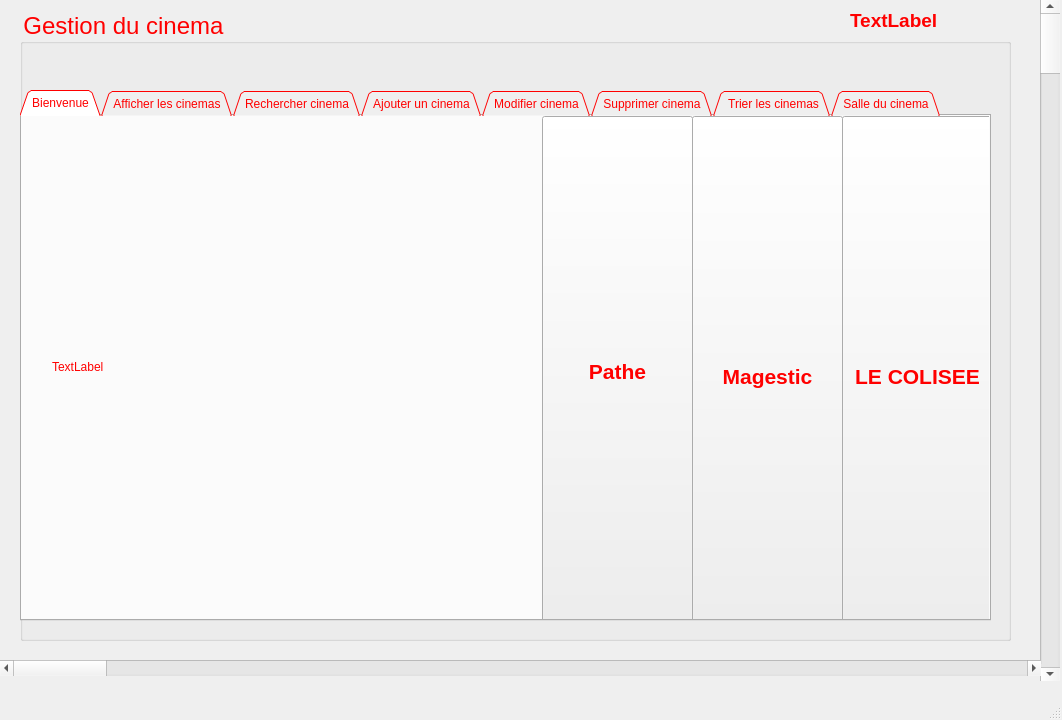
<?xml version="1.0" encoding="UTF-8"?>
<ui version="4.0">
 <class>Cinema_page</class>
 <widget class="QMainWindow" name="Cinema_page">
  <property name="geometry">
   <rect>
    <x>0</x>
    <y>0</y>
    <width>1062</width>
    <height>720</height>
   </rect>
  </property>
  <property name="windowTitle">
   <string>Watch &amp; Roll</string>
  </property>
  <property name="styleSheet">
   <string notr="true">
border-image: url(:/photo/imageload/cinema.jpg);</string>
  </property>
  <widget class="QWidget" name="centralwidget">
   <widget class="QScrollBar" name="verticalScrollBar">
    <property name="geometry">
     <rect>
      <x>1040</x>
      <y>0</y>
      <width>20</width>
      <height>681</height>
     </rect>
    </property>
    <property name="orientation">
     <enum>Qt::Vertical</enum>
    </property>
   </widget>
   <widget class="QGroupBox" name="groupBox">
    <property name="geometry">
     <rect>
      <x>20</x>
      <y>10</y>
      <width>991</width>
      <height>631</height>
     </rect>
    </property>
    <property name="font">
     <font>
      <pointsize>18</pointsize>
     </font>
    </property>
    <property name="styleSheet">
     <string notr="true">border-image: url(:/photo/imageload/cinema.jpg);

color:red
</string>
    </property>
    <property name="title">
     <string>Gestion du cinema</string>
    </property>
    <widget class="QTabWidget" name="tabWidget">
     <property name="geometry">
      <rect>
       <x>0</x>
       <y>80</y>
       <width>971</width>
       <height>531</height>
      </rect>
     </property>
     <property name="styleSheet">
      <string notr="true">border-image: url(:/photo1/imageload/7.jpg);</string>
     </property>
     <property name="tabShape">
      <enum>QTabWidget::Triangular</enum>
     </property>
     <property name="currentIndex">
      <number>0</number>
     </property>
     <property name="movable">
      <bool>true</bool>
     </property>
     <widget class="QWidget" name="Cinema">
      <attribute name="title">
       <string>Bienvenue</string>
      </attribute>
      <widget class="QLabel" name="label_15">
       <property name="geometry">
        <rect>
         <x>30</x>
         <y>50</y>
         <width>831</width>
         <height>401</height>
        </rect>
       </property>
       <property name="text">
        <string>TextLabel</string>
       </property>
      </widget>
      <widget class="QPushButton" name="COLISEE">
       <property name="geometry">
        <rect>
         <x>820</x>
         <y>0</y>
         <width>151</width>
         <height>521</height>
        </rect>
       </property>
       <property name="font">
        <font>
         <pointsize>16</pointsize>
         <weight>75</weight>
         <bold>true</bold>
        </font>
       </property>
       <property name="styleSheet">
        <string notr="true">border-image: url(:/nameofcinema/imageload/colisse.jpg);</string>
       </property>
       <property name="text">
        <string>LE COLISEE</string>
       </property>
      </widget>
      <widget class="QPushButton" name="pushButton_2">
       <property name="geometry">
        <rect>
         <x>670</x>
         <y>0</y>
         <width>151</width>
         <height>521</height>
        </rect>
       </property>
       <property name="font">
        <font>
         <pointsize>16</pointsize>
         <weight>75</weight>
         <bold>true</bold>
        </font>
       </property>
       <property name="styleSheet">
        <string notr="true">border-image: url(:/nameofcinema/imageload/magestic.jpg);</string>
       </property>
       <property name="text">
        <string>Magestic</string>
       </property>
      </widget>
      <widget class="QPushButton" name="pushButton_3">
       <property name="geometry">
        <rect>
         <x>520</x>
         <y>0</y>
         <width>151</width>
         <height>511</height>
        </rect>
       </property>
       <property name="font">
        <font>
         <pointsize>16</pointsize>
         <weight>75</weight>
         <bold>true</bold>
        </font>
       </property>
       <property name="styleSheet">
        <string notr="true">border-image: url(:/nameofcinema/imageload/pathe-130219-v.jpg);</string>
       </property>
       <property name="text">
        <string>Pathe</string>
       </property>
      </widget>
     </widget>
     <widget class="QWidget" name="tab_3">
      <attribute name="title">
       <string>Afficher les cinemas</string>
      </attribute>
      <widget class="QTableView" name="tableView">
       <property name="geometry">
        <rect>
         <x>360</x>
         <y>20</y>
         <width>591</width>
         <height>461</height>
        </rect>
       </property>
       <property name="styleSheet">
        <string notr="true">border-image:white</string>
       </property>
      </widget>
      <widget class="QPushButton" name="Button_afficher_liste">
       <property name="geometry">
        <rect>
         <x>10</x>
         <y>20</y>
         <width>351</width>
         <height>461</height>
        </rect>
       </property>
       <property name="font">
        <font>
         <pointsize>18</pointsize>
         <weight>75</weight>
         <bold>true</bold>
        </font>
       </property>
       <property name="styleSheet">
        <string notr="true">border-image: url(:/photo1/imageload/6.jpg);</string>
       </property>
       <property name="text">
        <string>Afficher</string>
       </property>
      </widget>
     </widget>
     <widget class="QWidget" name="tab_6">
      <attribute name="title">
       <string>Rechercher cinema</string>
      </attribute>
      <widget class="QLabel" name="label_14">
       <property name="geometry">
        <rect>
         <x>10</x>
         <y>20</y>
         <width>141</width>
         <height>31</height>
        </rect>
       </property>
       <property name="font">
        <font>
         <family>MS Shell Dlg 2</family>
         <pointsize>18</pointsize>
         <weight>50</weight>
         <italic>false</italic>
         <bold>false</bold>
        </font>
       </property>
       <property name="styleSheet">
        <string notr="true">border-image: url(:/photo2/imageload/marron.jpg);
font: 18pt &quot;MS Shell Dlg 2&quot;;</string>
       </property>
       <property name="text">
        <string> Réference :</string>
       </property>
      </widget>
      <widget class="QLineEdit" name="lineEdit_reference_rechercher">
       <property name="geometry">
        <rect>
         <x>10</x>
         <y>70</y>
         <width>141</width>
         <height>31</height>
        </rect>
       </property>
       <property name="font">
        <font>
         <pointsize>14</pointsize>
        </font>
       </property>
       <property name="styleSheet">
        <string notr="true">border-image: url(:/photo2/imageload/marron.jpg);
color:rgb(255, 0, 0) 
</string>
       </property>
       <property name="text">
        <string/>
       </property>
       <property name="maxLength">
        <number>4</number>
       </property>
       <property name="placeholderText">
        <string>Chercher</string>
       </property>
      </widget>
      <widget class="QPushButton" name="Button_rechercher">
       <property name="geometry">
        <rect>
         <x>460</x>
         <y>380</y>
         <width>201</width>
         <height>61</height>
        </rect>
       </property>
       <property name="font">
        <font>
         <pointsize>18</pointsize>
         <weight>75</weight>
         <bold>true</bold>
        </font>
       </property>
       <property name="styleSheet">
        <string notr="true">border-image: url(:/photo2/imageload/marron.jpg);</string>
       </property>
       <property name="text">
        <string>Rechercher</string>
       </property>
      </widget>
      <widget class="QTableView" name="tableView_2">
       <property name="geometry">
        <rect>
         <x>190</x>
         <y>20</y>
         <width>691</width>
         <height>331</height>
        </rect>
       </property>
       <property name="styleSheet">
        <string notr="true">border-image:white</string>
       </property>
      </widget>
      <widget class="QLabel" name="label_16">
       <property name="geometry">
        <rect>
         <x>10</x>
         <y>140</y>
         <width>141</width>
         <height>31</height>
        </rect>
       </property>
       <property name="font">
        <font>
         <family>MS Shell Dlg 2</family>
         <pointsize>18</pointsize>
         <weight>50</weight>
         <italic>false</italic>
         <bold>false</bold>
        </font>
       </property>
       <property name="styleSheet">
        <string notr="true">border-image: url(:/photo2/imageload/marron.jpg);
font: 18pt &quot;MS Shell Dlg 2&quot;;</string>
       </property>
       <property name="text">
        <string> Nom :</string>
       </property>
      </widget>
      <widget class="QLineEdit" name="lineEdit_nom_rechercher">
       <property name="geometry">
        <rect>
         <x>10</x>
         <y>190</y>
         <width>141</width>
         <height>31</height>
        </rect>
       </property>
       <property name="font">
        <font>
         <pointsize>14</pointsize>
        </font>
       </property>
       <property name="styleSheet">
        <string notr="true">border-image: url(:/photo2/imageload/marron.jpg);
color:rgb(255, 0, 0) 
</string>
       </property>
       <property name="text">
        <string/>
       </property>
       <property name="maxLength">
        <number>4</number>
       </property>
       <property name="placeholderText">
        <string>Chercher</string>
       </property>
      </widget>
      <widget class="QLabel" name="label_17">
       <property name="geometry">
        <rect>
         <x>10</x>
         <y>260</y>
         <width>141</width>
         <height>31</height>
        </rect>
       </property>
       <property name="font">
        <font>
         <family>MS Shell Dlg 2</family>
         <pointsize>18</pointsize>
         <weight>50</weight>
         <italic>false</italic>
         <bold>false</bold>
        </font>
       </property>
       <property name="styleSheet">
        <string notr="true">border-image: url(:/photo2/imageload/marron.jpg);
font: 18pt &quot;MS Shell Dlg 2&quot;;</string>
       </property>
       <property name="text">
        <string> Destination  :</string>
       </property>
      </widget>
      <widget class="QLineEdit" name="lineEdit_destination_rechercher">
       <property name="geometry">
        <rect>
         <x>10</x>
         <y>320</y>
         <width>141</width>
         <height>31</height>
        </rect>
       </property>
       <property name="font">
        <font>
         <pointsize>14</pointsize>
        </font>
       </property>
       <property name="styleSheet">
        <string notr="true">border-image: url(:/photo2/imageload/marron.jpg);
color:rgb(255, 0, 0) 
</string>
       </property>
       <property name="text">
        <string/>
       </property>
       <property name="maxLength">
        <number>4</number>
       </property>
       <property name="placeholderText">
        <string>Chercher</string>
       </property>
      </widget>
     </widget>
     <widget class="QWidget" name="widget">
      <attribute name="title">
       <string>Ajouter un cinema</string>
      </attribute>
      <widget class="QLabel" name="label">
       <property name="geometry">
        <rect>
         <x>110</x>
         <y>100</y>
         <width>141</width>
         <height>31</height>
        </rect>
       </property>
       <property name="font">
        <font>
         <family>MS Shell Dlg 2</family>
         <pointsize>18</pointsize>
         <weight>50</weight>
         <italic>false</italic>
         <bold>false</bold>
        </font>
       </property>
       <property name="styleSheet">
        <string notr="true">border-image: url(:/photo2/imageload/marron.jpg);
font: 18pt &quot;MS Shell Dlg 2&quot;;</string>
       </property>
       <property name="text">
        <string>Réference :</string>
       </property>
      </widget>
      <widget class="QLineEdit" name="lineEdit_nom">
       <property name="geometry">
        <rect>
         <x>280</x>
         <y>30</y>
         <width>421</width>
         <height>31</height>
        </rect>
       </property>
       <property name="font">
        <font>
         <pointsize>14</pointsize>
        </font>
       </property>
       <property name="styleSheet">
        <string notr="true">border-image: url(:/photo2/imageload/marron.jpg);
color:rgb(255, 0, 0) 
</string>
       </property>
       <property name="text">
        <string/>
       </property>
      </widget>
      <widget class="QPushButton" name="Button_rechercher_ajout_cinema">
       <property name="geometry">
        <rect>
         <x>340</x>
         <y>380</y>
         <width>201</width>
         <height>51</height>
        </rect>
       </property>
       <property name="font">
        <font>
         <pointsize>18</pointsize>
         <weight>75</weight>
         <bold>true</bold>
        </font>
       </property>
       <property name="styleSheet">
        <string notr="true">border-image: url(:/photo2/imageload/marron.jpg);</string>
       </property>
       <property name="text">
        <string>Ajouter</string>
       </property>
      </widget>
      <widget class="QLabel" name="label_4">
       <property name="geometry">
        <rect>
         <x>50</x>
         <y>170</y>
         <width>201</width>
         <height>31</height>
        </rect>
       </property>
       <property name="font">
        <font>
         <pointsize>18</pointsize>
        </font>
       </property>
       <property name="styleSheet">
        <string notr="true">border-image: url(:/photo2/imageload/marron.jpg);
color:red</string>
       </property>
       <property name="text">
        <string>Date de création :</string>
       </property>
      </widget>
      <widget class="QLabel" name="label_5">
       <property name="geometry">
        <rect>
         <x>110</x>
         <y>240</y>
         <width>141</width>
         <height>31</height>
        </rect>
       </property>
       <property name="font">
        <font>
         <pointsize>18</pointsize>
        </font>
       </property>
       <property name="styleSheet">
        <string notr="true">border-image: url(:/photo2/imageload/marron.jpg);
color:red</string>
       </property>
       <property name="text">
        <string>Destination :</string>
       </property>
      </widget>
      <widget class="QLabel" name="label_6">
       <property name="geometry">
        <rect>
         <x>30</x>
         <y>300</y>
         <width>221</width>
         <height>31</height>
        </rect>
       </property>
       <property name="font">
        <font>
         <pointsize>18</pointsize>
        </font>
       </property>
       <property name="styleSheet">
        <string notr="true">border-image: url(:/photo2/imageload/marron.jpg);
color:red</string>
       </property>
       <property name="text">
        <string>Nombre des salles :</string>
       </property>
      </widget>
      <widget class="QLabel" name="label_7">
       <property name="geometry">
        <rect>
         <x>170</x>
         <y>30</y>
         <width>81</width>
         <height>31</height>
        </rect>
       </property>
       <property name="font">
        <font>
         <family>MS Shell Dlg 2</family>
         <pointsize>18</pointsize>
         <weight>50</weight>
         <italic>false</italic>
         <bold>false</bold>
        </font>
       </property>
       <property name="styleSheet">
        <string notr="true">border-image: url(:/photo2/imageload/marron.jpg);
font: 18pt &quot;MS Shell Dlg 2&quot;;</string>
       </property>
       <property name="text">
        <string>Nom :</string>
       </property>
      </widget>
      <widget class="QLineEdit" name="lineEdit_destination">
       <property name="geometry">
        <rect>
         <x>280</x>
         <y>240</y>
         <width>421</width>
         <height>31</height>
        </rect>
       </property>
       <property name="font">
        <font>
         <pointsize>14</pointsize>
        </font>
       </property>
       <property name="styleSheet">
        <string notr="true">border-image: url(:/photo2/imageload/marron.jpg);
color:rgb(255, 0, 0) 
</string>
       </property>
       <property name="text">
        <string/>
       </property>
      </widget>
      <widget class="QLineEdit" name="lineEdit_reference">
       <property name="geometry">
        <rect>
         <x>280</x>
         <y>100</y>
         <width>421</width>
         <height>31</height>
        </rect>
       </property>
       <property name="font">
        <font>
         <pointsize>14</pointsize>
        </font>
       </property>
       <property name="styleSheet">
        <string notr="true">border-image: url(:/photo2/imageload/marron.jpg);
color:rgb(255, 0, 0) 
</string>
       </property>
       <property name="text">
        <string/>
       </property>
      </widget>
      <widget class="QDateEdit" name="dateEdit">
       <property name="geometry">
        <rect>
         <x>280</x>
         <y>170</y>
         <width>431</width>
         <height>31</height>
        </rect>
       </property>
       <property name="styleSheet">
        <string notr="true">border-image: url(:/photo2/imageload/marron.jpg);
font: 75 12pt &quot;MS Shell Dlg 2&quot;;</string>
       </property>
      </widget>
      <widget class="QSpinBox" name="spinBox">
       <property name="geometry">
        <rect>
         <x>280</x>
         <y>300</y>
         <width>421</width>
         <height>31</height>
        </rect>
       </property>
       <property name="styleSheet">
        <string notr="true">border-image: url(:/photo2/imageload/marron.jpg);
font: 75 12pt &quot;MS Shell Dlg 2&quot;;</string>
       </property>
      </widget>
     </widget>
     <widget class="QWidget" name="tab_5">
      <attribute name="title">
       <string>Modifier cinema</string>
      </attribute>
      <widget class="QLabel" name="label_9">
       <property name="geometry">
        <rect>
         <x>10</x>
         <y>110</y>
         <width>81</width>
         <height>31</height>
        </rect>
       </property>
       <property name="font">
        <font>
         <family>MS Shell Dlg 2</family>
         <pointsize>18</pointsize>
         <weight>50</weight>
         <italic>false</italic>
         <bold>false</bold>
        </font>
       </property>
       <property name="styleSheet">
        <string notr="true">border-image: url(:/photo2/imageload/marron.jpg);
font: 18pt &quot;MS Shell Dlg 2&quot;;</string>
       </property>
       <property name="text">
        <string>Nom :</string>
       </property>
      </widget>
      <widget class="QLineEdit" name="lineEdit_nom_1">
       <property name="geometry">
        <rect>
         <x>110</x>
         <y>110</y>
         <width>111</width>
         <height>31</height>
        </rect>
       </property>
       <property name="font">
        <font>
         <pointsize>14</pointsize>
        </font>
       </property>
       <property name="styleSheet">
        <string notr="true">border-image: url(:/photo2/imageload/marron.jpg);
color:rgb(255, 0, 0) 
</string>
       </property>
       <property name="text">
        <string/>
       </property>
      </widget>
      <widget class="QLabel" name="label_10">
       <property name="geometry">
        <rect>
         <x>10</x>
         <y>30</y>
         <width>131</width>
         <height>31</height>
        </rect>
       </property>
       <property name="font">
        <font>
         <family>MS Shell Dlg 2</family>
         <pointsize>18</pointsize>
         <weight>50</weight>
         <italic>false</italic>
         <bold>false</bold>
        </font>
       </property>
       <property name="styleSheet">
        <string notr="true">border-image: url(:/photo2/imageload/marron.jpg);
font: 18pt &quot;MS Shell Dlg 2&quot;;</string>
       </property>
       <property name="text">
        <string>Réference :</string>
       </property>
      </widget>
      <widget class="QLabel" name="label_11">
       <property name="geometry">
        <rect>
         <x>10</x>
         <y>190</y>
         <width>201</width>
         <height>31</height>
        </rect>
       </property>
       <property name="font">
        <font>
         <pointsize>18</pointsize>
        </font>
       </property>
       <property name="styleSheet">
        <string notr="true">border-image: url(:/photo2/imageload/marron.jpg);
color:red</string>
       </property>
       <property name="text">
        <string>Date de création :</string>
       </property>
      </widget>
      <widget class="QLabel" name="label_12">
       <property name="geometry">
        <rect>
         <x>10</x>
         <y>270</y>
         <width>141</width>
         <height>31</height>
        </rect>
       </property>
       <property name="font">
        <font>
         <pointsize>18</pointsize>
        </font>
       </property>
       <property name="styleSheet">
        <string notr="true">border-image: url(:/photo2/imageload/marron.jpg);
color:red</string>
       </property>
       <property name="text">
        <string>Destination :</string>
       </property>
      </widget>
      <widget class="QLabel" name="label_13">
       <property name="geometry">
        <rect>
         <x>10</x>
         <y>350</y>
         <width>221</width>
         <height>31</height>
        </rect>
       </property>
       <property name="font">
        <font>
         <pointsize>18</pointsize>
        </font>
       </property>
       <property name="styleSheet">
        <string notr="true">border-image: url(:/photo2/imageload/marron.jpg);
color:red</string>
       </property>
       <property name="text">
        <string>Nombre des salles :</string>
       </property>
      </widget>
      <widget class="QLineEdit" name="lineEdit_reference_1">
       <property name="geometry">
        <rect>
         <x>160</x>
         <y>30</y>
         <width>121</width>
         <height>31</height>
        </rect>
       </property>
       <property name="font">
        <font>
         <pointsize>14</pointsize>
        </font>
       </property>
       <property name="styleSheet">
        <string notr="true">border-image: url(:/photo2/imageload/marron.jpg);
color:rgb(255, 0, 0) 
</string>
       </property>
       <property name="text">
        <string/>
       </property>
      </widget>
      <widget class="QLineEdit" name="lineEdit_destination_1">
       <property name="geometry">
        <rect>
         <x>170</x>
         <y>270</y>
         <width>141</width>
         <height>31</height>
        </rect>
       </property>
       <property name="font">
        <font>
         <pointsize>14</pointsize>
        </font>
       </property>
       <property name="styleSheet">
        <string notr="true">border-image: url(:/photo2/imageload/marron.jpg);
color:rgb(255, 0, 0) 
</string>
       </property>
       <property name="text">
        <string/>
       </property>
      </widget>
      <widget class="QPushButton" name="Button_modifier">
       <property name="geometry">
        <rect>
         <x>10</x>
         <y>420</y>
         <width>141</width>
         <height>71</height>
        </rect>
       </property>
       <property name="font">
        <font>
         <pointsize>18</pointsize>
         <weight>75</weight>
         <bold>true</bold>
        </font>
       </property>
       <property name="styleSheet">
        <string notr="true">border-image: url(:/photo2/imageload/marron.jpg);</string>
       </property>
       <property name="text">
        <string>Modifier</string>
       </property>
      </widget>
      <widget class="QTableView" name="tableView_3">
       <property name="geometry">
        <rect>
         <x>400</x>
         <y>10</y>
         <width>561</width>
         <height>461</height>
        </rect>
       </property>
       <property name="styleSheet">
        <string notr="true">border-image: white</string>
       </property>
      </widget>
      <widget class="QLineEdit" name="lineEdit_date_1">
       <property name="geometry">
        <rect>
         <x>230</x>
         <y>190</y>
         <width>141</width>
         <height>31</height>
        </rect>
       </property>
       <property name="font">
        <font>
         <pointsize>14</pointsize>
        </font>
       </property>
       <property name="styleSheet">
        <string notr="true">border-image: url(:/photo2/imageload/marron.jpg);
color:rgb(255, 0, 0) 
</string>
       </property>
       <property name="text">
        <string/>
       </property>
      </widget>
      <widget class="QLineEdit" name="lineEdit_nb_1">
       <property name="geometry">
        <rect>
         <x>250</x>
         <y>350</y>
         <width>131</width>
         <height>31</height>
        </rect>
       </property>
       <property name="font">
        <font>
         <pointsize>14</pointsize>
        </font>
       </property>
       <property name="styleSheet">
        <string notr="true">border-image: url(:/photo2/imageload/marron.jpg);
color:rgb(255, 0, 0) 
</string>
       </property>
       <property name="text">
        <string/>
       </property>
      </widget>
      <widget class="QPushButton" name="Button_afficher_liste_2">
       <property name="geometry">
        <rect>
         <x>210</x>
         <y>420</y>
         <width>161</width>
         <height>71</height>
        </rect>
       </property>
       <property name="font">
        <font>
         <pointsize>18</pointsize>
         <weight>75</weight>
         <bold>true</bold>
        </font>
       </property>
       <property name="styleSheet">
        <string notr="true">border-image: url(:/photo2/imageload/marron.jpg);</string>
       </property>
       <property name="text">
        <string>Charger</string>
       </property>
      </widget>
     </widget>
     <widget class="QWidget" name="tab_4">
      <attribute name="title">
       <string>Supprimer cinema</string>
      </attribute>
      <widget class="QLabel" name="label_8">
       <property name="geometry">
        <rect>
         <x>120</x>
         <y>50</y>
         <width>141</width>
         <height>31</height>
        </rect>
       </property>
       <property name="font">
        <font>
         <family>MS Shell Dlg 2</family>
         <pointsize>18</pointsize>
         <weight>50</weight>
         <italic>false</italic>
         <bold>false</bold>
        </font>
       </property>
       <property name="styleSheet">
        <string notr="true">border-image: url(:/photo2/imageload/marron.jpg);
font: 18pt &quot;MS Shell Dlg 2&quot;;</string>
       </property>
       <property name="text">
        <string>Réference :</string>
       </property>
      </widget>
      <widget class="QLineEdit" name="lineEdit_suppression_reference">
       <property name="geometry">
        <rect>
         <x>300</x>
         <y>50</y>
         <width>421</width>
         <height>31</height>
        </rect>
       </property>
       <property name="font">
        <font>
         <pointsize>14</pointsize>
        </font>
       </property>
       <property name="styleSheet">
        <string notr="true">border-image: url(:/photo2/imageload/marron.jpg);
color:rgb(255, 0, 0) 
</string>
       </property>
       <property name="text">
        <string/>
       </property>
      </widget>
      <widget class="QPushButton" name="Button_supprimer_cinema">
       <property name="geometry">
        <rect>
         <x>340</x>
         <y>170</y>
         <width>201</width>
         <height>51</height>
        </rect>
       </property>
       <property name="font">
        <font>
         <pointsize>18</pointsize>
         <weight>75</weight>
         <bold>true</bold>
        </font>
       </property>
       <property name="styleSheet">
        <string notr="true">border-image: url(:/photo2/imageload/marron.jpg);</string>
       </property>
       <property name="text">
        <string>Supprimer</string>
       </property>
      </widget>
     </widget>
     <widget class="QWidget" name="tab_2">
      <attribute name="title">
       <string> Trier les cinemas</string>
      </attribute>
      <widget class="QTextEdit" name="textEdit">
       <property name="geometry">
        <rect>
         <x>30</x>
         <y>90</y>
         <width>911</width>
         <height>371</height>
        </rect>
       </property>
       <property name="font">
        <font>
         <pointsize>14</pointsize>
        </font>
       </property>
       <property name="styleSheet">
        <string notr="true">border-image:white</string>
       </property>
      </widget>
      <widget class="QLabel" name="label_2">
       <property name="geometry">
        <rect>
         <x>30</x>
         <y>30</y>
         <width>251</width>
         <height>31</height>
        </rect>
       </property>
       <property name="font">
        <font>
         <pointsize>14</pointsize>
         <weight>75</weight>
         <bold>true</bold>
         <underline>true</underline>
        </font>
       </property>
       <property name="styleSheet">
        <string notr="true">border-image: url(:/photo2/imageload/marron.jpg);</string>
       </property>
       <property name="text">
        <string>Les ordres des cinemas :</string>
       </property>
      </widget>
     </widget>
     <widget class="QWidget" name="tab">
      <attribute name="title">
       <string>Salle du cinema</string>
      </attribute>
      <attribute name="toolTip">
       <string>Tapez ici !</string>
      </attribute>
      <widget class="QLabel" name="label_3">
       <property name="geometry">
        <rect>
         <x>100</x>
         <y>50</y>
         <width>191</width>
         <height>31</height>
        </rect>
       </property>
       <property name="font">
        <font>
         <pointsize>18</pointsize>
         <weight>75</weight>
         <bold>true</bold>
        </font>
       </property>
       <property name="styleSheet">
        <string notr="true">border-image: url(:/photo2/imageload/marron.jpg);</string>
       </property>
       <property name="text">
        <string>Nom du cinema :</string>
       </property>
      </widget>
      <widget class="QLineEdit" name="lineEdit_2">
       <property name="geometry">
        <rect>
         <x>320</x>
         <y>50</y>
         <width>421</width>
         <height>31</height>
        </rect>
       </property>
       <property name="font">
        <font>
         <pointsize>14</pointsize>
        </font>
       </property>
       <property name="styleSheet">
        <string notr="true">border-image: url(:/photo2/imageload/marron.jpg);
color:rgb(255, 0, 0) 
</string>
       </property>
       <property name="text">
        <string/>
       </property>
      </widget>
      <widget class="QPushButton" name="Button_entrer_salle">
       <property name="geometry">
        <rect>
         <x>380</x>
         <y>190</y>
         <width>221</width>
         <height>41</height>
        </rect>
       </property>
       <property name="font">
        <font>
         <family>Segoe UI</family>
         <pointsize>18</pointsize>
         <weight>75</weight>
         <bold>true</bold>
        </font>
       </property>
       <property name="styleSheet">
        <string notr="true">border-image: url(:/photo2/imageload/marron.jpg);</string>
       </property>
       <property name="text">
        <string>Entrer</string>
       </property>
      </widget>
     </widget>
    </widget>
    <widget class="QLabel" name="label_time">
     <property name="geometry">
      <rect>
       <x>830</x>
       <y>0</y>
       <width>161</width>
       <height>21</height>
      </rect>
     </property>
     <property name="font">
      <font>
       <pointsize>14</pointsize>
       <weight>75</weight>
       <bold>true</bold>
      </font>
     </property>
     <property name="styleSheet">
      <string notr="true">border-image: url(:/photo2/imageload/marron.jpg);</string>
     </property>
     <property name="text">
      <string>TextLabel</string>
     </property>
    </widget>
   </widget>
   <widget class="QScrollBar" name="horizontalScrollBar">
    <property name="geometry">
     <rect>
      <x>0</x>
      <y>660</y>
      <width>1041</width>
      <height>16</height>
     </rect>
    </property>
    <property name="orientation">
     <enum>Qt::Horizontal</enum>
    </property>
   </widget>
  </widget>
  <widget class="QMenuBar" name="menubar">
   <property name="geometry">
    <rect>
     <x>0</x>
     <y>0</y>
     <width>1062</width>
     <height>21</height>
    </rect>
   </property>
  </widget>
  <widget class="QStatusBar" name="statusbar"/>
 </widget>
 <resources/>
 <connections/>
</ui>
